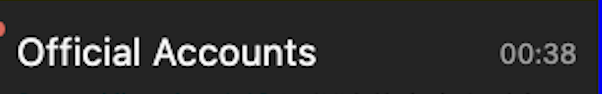
#> input picture WorkingOn/Attempt_Card_NameBoundryDetection_Photo.png, 602 x 94 px, found by its file name
$ python opencv_timestamp_detector.py   (older library calls are emulated)
#> lines starting #> are read from the running program, lines starting #| are printed output that depends on the picture; after the words box and inside, x2 and y2 are one past the last pixel; in counts of white or black regions, pixels touching at a corner belong together
#!/usr/bin/env python3
"""
OpenCV Timestamp Left Boundary Detection
Uses OpenCV and numpy for timestamp boundary detection.
"""

import cv2
import numpy as np
from datetime import datetime

def detect_timestamp_boundary(image_path):
    """Detect timestamp left boundary using OpenCV methods."""

    # Load image
    img = cv2.imread(image_path)
#> img is the input picture: shape (94, 602, 3); mean B, G, R 48.9, 48, 48.1
    img_rgb = cv2.cvtColor(img, cv2.COLOR_BGR2RGB)
    gray = cv2.cvtColor(img, cv2.COLOR_BGR2GRAY)

    height, width = gray.shape
#> height = 94; width = 602
    print(f"📸 Processing {width}x{height} image")
#| 📸 Processing 602x94 image

    # Method 1: Gradient-based detection using Sobel
    print("\n🔍 Method 1: Sobel Gradient Detection")

    # Focus on timestamp area (right portion, top area)
    timestamp_region = gray[:min(80, height), int(width*0.6):]
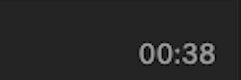
#> timestamp_region: shape (80, 241); min 0, max 162, mean 39.7

    # Apply Sobel X (vertical edges)
    sobel_x = cv2.Sobel(timestamp_region, cv2.CV_64F, 1, 0, ksize=3)
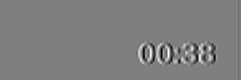
#> sobel_x: shape (80, 241) float64; min -593, max 595, mean -0.2; drawn with min black and max white
    sobel_abs = np.absolute(sobel_x)
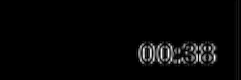
#> sobel_abs: shape (80, 241) float64; min 0, max 595, mean 15.4; drawn with min black and max white

    # Find significant edges
    threshold = np.mean(sobel_abs) + 2 * np.std(sobel_abs)
#> threshold = 138.6
    print(f"   Gradient threshold: {threshold:.2f}")
#|    Gradient threshold: 138.63

    left_boundaries_method1 = []
    for row in range(sobel_abs.shape[0]):
        edge_positions = np.where(sobel_abs[row] > threshold)[0]
        if len(edge_positions) > 0:
            # Convert back to full image coordinates
            boundary = edge_positions[0] + int(width*0.6)
            left_boundaries_method1.append(boundary)
#> this loop made 80 passes
#> boundary on passes 44 to 55: 503, 503, 501, 501, 501, 500, 499, 499, 499, 499, 499, 499
#> after the loop, left_boundaries_method1 = [503, 503, 501, 501, 501, 500, 499, 499, 499, 499, 499, 499, 499, 499, 499, 500, 501, 501, 501, 502, 503]

    method1_result = int(np.median(left_boundaries_method1)) if left_boundaries_method1 else None
#> method1_result = 500
    print(f"   Found {len(left_boundaries_method1)} boundary candidates")
#|    Found 21 boundary candidates
    print(f"   Result: x = {method1_result}")
#|    Result: x = 500

    # Method 2: Color-based detection for grey timestamp
    print("\n🎯 Method 2: HSV Color Detection")

    # Convert to HSV for better color detection
    hsv = cv2.cvtColor(img_rgb, cv2.COLOR_RGB2HSV)
#> hsv: shape (94, 602, 3); mean H, S, V 1.5, 5.5, 49.5

    # Define grey color range for timestamp (adjust based on actual image)
    lower_grey = np.array([0, 0, 100])    # Low saturation, medium-high value
    upper_grey = np.array([180, 50, 200])  # Any hue, low saturation, high value

    # Create mask for grey colors
    mask = cv2.inRange(hsv, lower_grey, upper_grey)
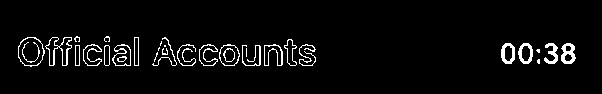
#> mask: shape (94, 602); 4.3% white in thin lines or dots, all inside (x1, y1, x2, y2) = (18, 36, 576, 67)

    # Find contours
    contours, _ = cv2.findContours(mask, cv2.RETR_EXTERNAL, cv2.CHAIN_APPROX_SIMPLE)
#> contours = 29 contours, 11 with area under 20; largest, box (x1, y1, x2, y2) and area: (18, 37, 45, 67) 593, (45, 37, 72, 66) 354, (219, 44, 240, 66) 340, (112, 44, 131, 66) 282, (518, 43, 533, 64) 225

    method2_result = None
    if contours:
        # Find the rightmost contour (likely the timestamp)
        rightmost_contour = max(contours, key=lambda c: cv2.boundingRect(c)[0])
#> rightmost_contour = contour of 26 points, box (x1, y1, x2, y2) (561, 43, 576, 64), area 220
        x, y, w, h = cv2.boundingRect(rightmost_contour)
#> x = 561; y = 43; w = 15; h = 21
        method2_result = x
#> method2_result = 561
        print(f"   Found {len(contours)} grey regions")
#|    Found 29 grey regions
        print(f"   Timestamp region: x={x}, y={y}, w={w}, h={h}")
#|    Timestamp region: x=561, y=43, w=15, h=21
        print(f"   Result: x = {method2_result}")
#|    Result: x = 561
    else:
        print("   No grey regions found")

    # Method 3: Canny edge detection
    print("\n⚡ Method 3: Canny Edge Detection")

    # Apply Gaussian blur and Canny edge detection
    blurred = cv2.GaussianBlur(gray, (3, 3), 0)
    edges = cv2.Canny(blurred, 50, 150)
#> edges: shape (94, 602); 3.7% white in thin lines or dots, all inside (x1, y1, x2, y2) = (0, 21, 576, 67)

    # Focus on right portion where timestamp is located
    right_region = edges[:min(80, height), int(width*0.6):]
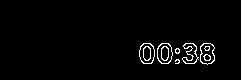
#> right_region: shape (80, 241); 2.4% white in thin lines or dots, all inside (x1, y1, x2, y2) = (139, 43, 215, 65)

    method3_result = None
    # Find leftmost edge in timestamp area
    for col in range(right_region.shape[1]):
        if np.any(right_region[:, col]):
            method3_result = col + int(width*0.6)
            break

    print(f"   Result: x = {method3_result}")
#|    Result: x = 500

    # Create visualization using OpenCV
    vis_img = img_rgb.copy()

    # Draw detection regions
    cv2.rectangle(vis_img, (int(width*0.6), 0), (width, min(80, height)), (255, 255, 0), 2)
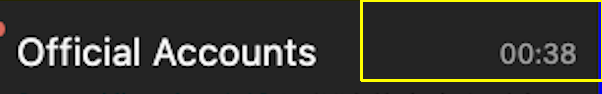
#> vis_img: shape (94, 602, 3); mean R, G, B 54, 53.9, 47.7

    results = []
    colors = [(255, 0, 0), (0, 255, 0), (0, 0, 255)]  # Red, Green, Blue
    method_names = ['Gradient', 'Color', 'Edge']
    symbols = ['G', 'C', 'E']

    # Draw boundary lines
    for i, (method_result, color, name, symbol) in enumerate(zip(
        [method1_result, method2_result, method3_result],
        colors, method_names, symbols)):

        if method_result is not None:
            # Draw vertical line
            cv2.line(vis_img, (method_result, 0), (method_result, height), color, 3)

            # Add label
            cv2.putText(vis_img, f'{symbol}: {method_result}',
                       (method_result - 30, 30 + i*25),
                       cv2.FONT_HERSHEY_SIMPLEX, 0.6, color, 2)

            results.append((name, method_result))
#> this loop made 3 passes
#> (method_result, color, name, symbol) on passes 1 to 3: (500, (255, 0, 0), 'Gradient', 'G'), (561, (0, 255, 0), 'Color', 'C'), (500, (0, 0, 255), 'Edge', 'E')
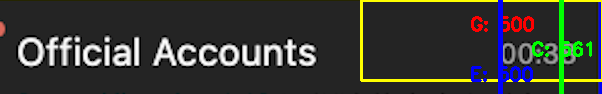
#> vis_img: shape (94, 602, 3); 3.73% of pixels changed, all inside (x1, y1, x2, y2) = (471, 0, 592, 94)
#> after the loop, results = [('Gradient', 500), ('Color', 561), ('Edge', 500)]

    # Save visualization
    timestamp = datetime.now().strftime("%Y%m%d_%H%M%S")
    output_path = f"/Users/erli/coding/deepseek_wechat_bot/WorkingOn/{timestamp}_opencv_timestamp_analysis.png"

    # Convert back to BGR for saving
    vis_bgr = cv2.cvtColor(vis_img, cv2.COLOR_RGB2BGR)
    cv2.imwrite(output_path, vis_bgr)

    # Print comprehensive results
    print("\n" + "="*60)
    print("🏆 FINAL RESULTS - OpenCV Timestamp Detection")
    print("="*60)

    for name, boundary in results:
        print(f"📍 {name:12} Method: x = {boundary:3d} pixels")
#> this loop made 3 passes
#| 📍 Gradient     Method: x = 500 pixels
#| 📍 Color        Method: x = 561 pixels
#| 📍 Edge         Method: x = 500 pixels

    if results:
        boundaries = [r[1] for r in results]
#> boundaries = [500, 561, 500]
        avg_boundary = int(np.mean(boundaries))
#> avg_boundary = 520
        std_dev = np.std(boundaries)
#> std_dev = 28.76

        print(f"\n📊 Statistical Analysis:")
        print(f"   Average Boundary: x = {avg_boundary} pixels")
#|    Average Boundary: x = 520 pixels
        print(f"   Standard Deviation: {std_dev:.1f}")
#|    Standard Deviation: 28.8
        print(f"   Range: {min(boundaries)} - {max(boundaries)}")
#|    Range: 500 - 561

        # Confidence assessment
        if std_dev < 5:
            confidence = "🎯 High - Methods agree closely"
        elif std_dev < 15:
            confidence = "⚠️ Medium - Some variation between methods"
        else:
            confidence = "❌ Low - Significant disagreement between methods"

        print(f"   Confidence Level: {confidence}")

        # Recommendation
        print(f"\n💡 Recommendation:")
        if std_dev < 10:
            print(f"   Use x = {avg_boundary} as the timestamp left boundary")
            print(f"   All methods show good agreement")
        else:
            # Find most consistent method
            best_method = min(results, key=lambda x: abs(x[1] - avg_boundary))
#> best_method = ('Gradient', 500)
            print(f"   Consider using {best_method[0]} method result: x = {best_method[1]}")
#|    Consider using Gradient method result: x = 500
            print(f"   Methods show some disagreement - validate manually")

    else:
        print("❌ No timestamp boundary detected by any method")
        print("   Consider adjusting detection parameters or image preprocessing")

    print(f"\n🎨 Visualization saved to: {output_path}")

    # Also save individual processing images for debugging
    debug_path_base = f"/Users/erli/coding/deepseek_wechat_bot/WorkingOn/{timestamp}"

    # Save Sobel result
    sobel_normalized = cv2.normalize(sobel_abs, None, 0, 255, cv2.NORM_MINMAX, dtype=cv2.CV_8U)
    cv2.imwrite(f"{debug_path_base}_sobel_gradient.png", sobel_normalized)

    # Save color mask
    cv2.imwrite(f"{debug_path_base}_color_mask.png", mask)

    # Save Canny edges
    cv2.imwrite(f"{debug_path_base}_canny_edges.png", edges)

    print(f"🔍 Debug images saved with prefix: {debug_path_base}_")

    return results, output_path

if __name__ == "__main__":
    image_path = "/Users/erli/coding/deepseek_wechat_bot/WorkingOn/Attempt_Card_NameBoundryDetection_Photo.png"
    results, output_path = detect_timestamp_boundary(image_path)
#> results = [('Gradient', 500), ('Color', 561), ('Edge', 500)]
